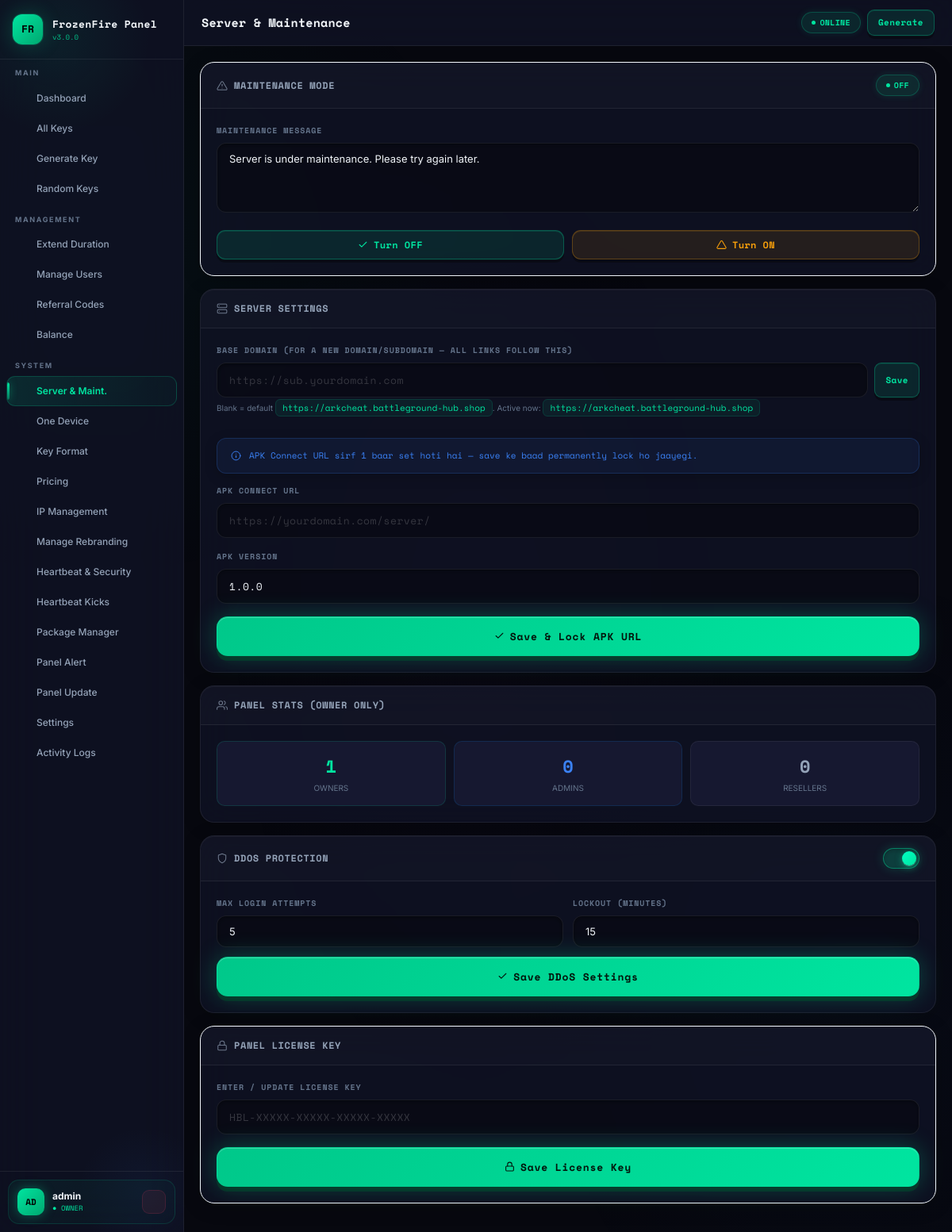
The app's page /panelset.php (signed in) with its own data.
### tables this page shows
CREATE TABLE IF NOT EXISTS `panel_settings` (
  `id`         int(11)      NOT NULL AUTO_INCREMENT,
  `skey`       varchar(100) NOT NULL,
  `svalue`     text         DEFAULT NULL,
  `updated_at` datetime     NOT NULL DEFAULT CURRENT_TIMESTAMP ON UPDATE CURRENT_TIMESTAMP,
  PRIMARY KEY (`id`),
  UNIQUE KEY `skey` (`skey`)
);

### app/Config/db.php (called while the page is built, shortened)
<?php
class DB {
    private static ?DB $inst = null;
    private PDO $pdo;
    private function __construct() {
        $dsn = 'mysql:host='.DB_HOST.';dbname='.DB_NAME.';charset='.DB_CHARSET;
        try {
            $this->pdo = new PDO($dsn, DB_USER, DB_PASS, [
                PDO::ATTR_ERRMODE            => PDO::ERRMODE_EXCEPTION,
                PDO::ATTR_DEFAULT_FETCH_MODE => PDO::FETCH_OBJ,
                PDO::ATTR_EMULATE_PREPARES   => false,
            ]);
        } catch (PDOException $e) {
            http_response_code(500);
            die(json_encode(['ok'=>false,'msg'=>'DB connection failed']));
        }
    }
    public static function i(): self {
        if (!self::$inst) self::$inst = new self();
        return self::$inst;
    }
    public function q(string $sql, array $p = []): PDOStatement {
        $s = $this->pdo->prepare($sql);
        $s->execute($p);
        return $s;
    }
    public function one(string $sql, array $p = []): ?object {
        return $this->q($sql,$p)->fetch() ?: null;
    }
}
function db(): DB { return DB::i(); }

### app/Helpers/security.php (called while the page is built, shortened)
<?php
require_once dirname(__DIR__).'/Config/db.php';
function getSetting(string $key, string $def=''): string {
    $r = db()->one("SELECT svalue FROM panel_settings WHERE skey=?",[$key]);
    return $r ? ($r->svalue ?? $def) : $def;
}
function panelBase(): string {
    $b = trim(getSetting('panel_base_url',''));
    if ($b === '') $b = PANEL_URL;
    return rtrim($b, '/');
}

### panelset.php (the view, shortened to what this page needs)
<?php
require_once __DIR__.'/app/Config/db.php';
require_once __DIR__.'/app/Helpers/security.php';
$pageTitle = 'Server & Maintenance';
$activeNav = 'panelset';
require_once __DIR__.'/app/Views/Layout/header.php';
$maintMode    = getSetting('maintenance_mode','0')==='1';
$maintMsg     = getSetting('maint_message','Server is under maintenance. Please try again later.');
$serverUrl    = getSetting('server_url','');
$panelBaseSet = getSetting('panel_base_url','');
$apkVer       = getSetting('apk_version','1.0.0');
$maxAttempts  = getSetting('max_login_attempts','5');
$lockoutMins  = getSetting('lockout_minutes','15');
$licValid     = null; $licDaysLeft = 0; $licExpiry = '';
$ownerCount    = (int)(db()->one("SELECT COUNT(*) c FROM users WHERE level=1")->c??0);
$adminCount    = (int)(db()->one("SELECT COUNT(*) c FROM users WHERE level=2")->c??0);
$resellerCount = (int)(db()->one("SELECT COUNT(*) c FROM users WHERE level=3")->c??0);
$s = 'fill="none" stroke="currentColor" stroke-width="1.8" stroke-linecap="round" stroke-linejoin="round"';
?>
<div class="card" style="border-color:<?=$maintMode?'rgba(255,184,0,.3)':'var(--border)'?>">
  <div class="card-h">
    <span class="ct">
      <svg viewBox="0 0 24 24" <?=$s?> width="14" height="14"><path d="M10.29 3.86L1.82 18a2 2 0 0 0 1.71 3h16.94a2 2 0 0 0 1.71-3L13.71 3.86a2 2 0 0 0-3.42 0z"/><line x1="12" y1="9" x2="12" y2="13"/><line x1="12" y1="17" x2="12.01" y2="17"/></svg>
      Maintenance Mode
    </span>
    <span id="maintBadge" class="<?=$maintMode?'pill p-warn':'pill p-on'?>">
      <span class="dot"></span><?=$maintMode?'ON':'OFF'?>
    </span>
  </div>
  <div class="card-b">
    <div class="fg">
      <label class="fl">Maintenance Message</label>
      <textarea class="fi" id="maintMsg" rows="2"><?=htmlspecialchars($maintMsg)?></textarea>
    </div>
    <div style="display:flex;gap:10px">
      <button class="btn btn-acc" style="flex:1" onclick="saveMaint(0)">
        <svg viewBox="0 0 24 24" <?=$s?> width="13" height="13"><polyline points="20 6 9 17 4 12"/></svg>
        Turn OFF
      </button>
      <button class="btn btn-warn" style="flex:1" onclick="saveMaint(1)">
        <svg viewBox="0 0 24 24" <?=$s?> width="13" height="13"><path d="M10.29 3.86L1.82 18a2 2 0 0 0 1.71 3h16.94a2 2 0 0 0 1.71-3L13.71 3.86a2 2 0 0 0-3.42 0z"/></svg>
        Turn ON
      </button>
    </div>
  </div>
</div>
<div class="card">
  <div class="card-h">
    <span class="ct">
      <svg viewBox="0 0 24 24" <?=$s?> width="14" height="14"><rect x="2" y="2" width="20" height="8" rx="2"/><rect x="2" y="14" width="20" height="8" rx="2"/><line x1="6" y1="6" x2="6.01" y2="6"/><line x1="6" y1="18" x2="6.01" y2="18"/></svg>
      Server Settings
    </span>
  </div>
  <div class="card-b">
    <div class="fg">
      <label class="fl">Base Domain <span style="color:var(--muted)">(for a new domain/subdomain — all links follow this)</span></label>
      <div style="display:flex;gap:8px;flex-wrap:wrap">
        <input class="fi fi-mono" id="baseUrl" style="flex:1;min-width:200px" value="<?=htmlspecialchars($panelBaseSet)?>" placeholder="https://sub.yourdomain.com">
        <button class="btn btn-acc btn-sm" onclick="saveBase()">Save</button>
      </div>
      <div class="fi-hint">Blank = default <code><?=htmlspecialchars(rtrim(PANEL_URL,'/'))?></code>. Active now: <code><?=htmlspecialchars(panelBase())?></code></div>
    </div>
    <?php if(empty($serverUrl)): ?>
    <div class="alert a-info" style="margin-bottom:14px;font-size:11px">
      <svg viewBox="0 0 24 24" <?=$s?> width="13" height="13"><circle cx="12" cy="12" r="10"/><line x1="12" y1="16" x2="12" y2="12"/><line x1="12" y1="8" x2="12.01" y2="8"/></svg>
      APK Connect URL sirf 1 baar set hoti hai — save ke baad permanently lock ho jaayegi.
    </div>
    <div class="fg">
      <label class="fl">APK Connect URL</label>
      <input class="fi fi-mono" id="serverUrl" placeholder="https://yourdomain.com/server/" oninput="updatePreview(this.value)">
    </div>
    <div class="fg">
      <label class="fl">APK Version</label>
      <input class="fi fi-mono" id="apkVer" value="<?=htmlspecialchars($apkVer)?>" placeholder="1.0.0">
    </div>
    <button class="btn btn-acc btn-full" onclick="saveServer()">
      <svg viewBox="0 0 24 24" <?=$s?> width="13" height="13"><polyline points="20 6 9 17 4 12"/></svg>
      Save & Lock APK URL
    </button>
    <?php endif; ?>
  </div>
</div>
<div class="card">
  <div class="card-h">
    <span class="ct">
      <svg viewBox="0 0 24 24" <?=$s?> width="14" height="14"><path d="M17 21v-2a4 4 0 0 0-4-4H5a4 4 0 0 0-4 4v2"/><circle cx="9" cy="7" r="4"/><path d="M23 21v-2a4 4 0 0 0-3-3.87"/><path d="M16 3.13a4 4 0 0 1 0 7.75"/></svg>
      Panel Stats (Owner Only)
    </span>
  </div>
  <div class="card-b">
    <div style="display:grid;grid-template-columns:1fr 1fr 1fr;gap:10px">
      <div style="background:var(--s3);border:1px solid rgba(0,229,160,.15);border-radius:10px;padding:14px;text-align:center">
        <div style="font-size:22px;font-weight:900;font-family:var(--mono);color:var(--acc)"><?=$ownerCount?></div>
        <div style="font-size:10px;color:var(--muted);text-transform:uppercase;margin-top:4px">Owners</div>
      </div>
      <div style="background:var(--s3);border:1px solid rgba(0,148,255,.15);border-radius:10px;padding:14px;text-align:center">
        <div style="font-size:22px;font-weight:900;font-family:var(--mono);color:var(--acc2)"><?=$adminCount?></div>
        <div style="font-size:10px;color:var(--muted);text-transform:uppercase;margin-top:4px">Admins</div>
      </div>
      <div style="background:var(--s3);border:1px solid rgba(255,255,255,.06);border-radius:10px;padding:14px;text-align:center">
        <div style="font-size:22px;font-weight:900;font-family:var(--mono);color:var(--muted2)"><?=$resellerCount?></div>
        <div style="font-size:10px;color:var(--muted);text-transform:uppercase;margin-top:4px">Resellers</div>
      </div>
    </div>
  </div>
</div>
<div class="card">
  <div class="card-h">
    <span class="ct">
      <svg viewBox="0 0 24 24" <?=$s?> width="14" height="14"><path d="M12 22s8-4 8-10V5l-8-3-8 3v7c0 6 8 10 8 10z"/></svg>
      DDoS Protection
    </span>
    <label class="tog">
      <span class="togsl"></span>
    </label>
  </div>
  <div class="card-b">
    <div class="g2" style="gap:12px">
      <div class="fg" style="margin:0">
        <label class="fl">Max Login Attempts</label>
        <input class="fi" type="number" id="maxAttempts" value="<?=$maxAttempts?>" min="3" max="20">
      </div>
      <div class="fg" style="margin:0">
        <label class="fl">Lockout (Minutes)</label>
        <input class="fi" type="number" id="lockoutMins" value="<?=$lockoutMins?>" min="1" max="60">
      </div>
    </div>
    <button class="btn btn-acc btn-full" style="margin-top:12px" onclick="saveDdos()">
      <svg viewBox="0 0 24 24" <?=$s?> width="13" height="13"><polyline points="20 6 9 17 4 12"/></svg>
      Save DDoS Settings
    </button>
  </div>
</div>
<div class="card" style="border-color:<?=$licValid===false?'rgba(255,77,109,.3)':($licValid===true?'rgba(0,229,160,.2)':'var(--border)')?>">
  <div class="card-h">
    <span class="ct">
      <svg viewBox="0 0 24 24" <?=$s?> width="14" height="14"><rect x="3" y="11" width="18" height="11" rx="2"/><path d="M7 11V7a5 5 0 0 1 10 0v4"/></svg>
      Panel License Key
    </span>
  </div>
  <div class="card-b">
    <div class="fg">
      <label class="fl">Enter / Update License Key</label>
      <input class="fi fi-mono" type="text" id="newLicKey" placeholder="HBL-XXXXX-XXXXX-XXXXX-XXXXX" oninput="this.value=this.value.toUpperCase()">
    </div>
    <button onclick="saveLicense()" class="btn btn-acc btn-full">
      <svg viewBox="0 0 24 24" <?=$s?> width="13" height="13"><rect x="3" y="11" width="18" height="11" rx="2"/><path d="M7 11V7a5 5 0 0 1 10 0v4"/></svg>
      Save License Key
    </button>
  </div>
</div>
<?php require_once __DIR__.'/app/Views/Layout/footer.php'; ?>

### app/Views/Layout/header.php (shortened to what this page needs)
<?php
require_once dirname(dirname(__DIR__)).'/Config/db.php';
require_once dirname(dirname(__DIR__)).'/Helpers/security.php';
$panelName  = getSetting('panel_name','HB Panel');
$panelLogo  = getSetting('panel_logo','');
$maintMode  = getSetting('maintenance_mode','0') === '1';
$pageTitle  = $pageTitle ?? 'Dashboard';
$activeNav  = $activeNav ?? '';
$ulevel     = (int)($_SESSION['ulevel'] ?? 3);
$uname      = $_SESSION['uname'] ?? 'User';
$levelNames = [1=>'Owner',2=>'Admin',3=>'Reseller'];
$levelLabel = $levelNames[$ulevel] ?? 'User';
function ico($name) {
    return $icons[$name] ?? '';
}
$navItems = [
  'dashboard' => ['ico'=>ico('dashboard'),'label'=>'Dashboard',       'href'=>'/dashboard.php', 'min'=>3],
  'allkeys'   => ['ico'=>ico('keys'),     'label'=>'All Keys',         'href'=>'/keys.php',      'min'=>3],
  'generate'  => ['ico'=>ico('generate'), 'label'=>'Generate Key',     'href'=>'/generate.php',  'min'=>3],
  'genrandom' => ['ico'=>ico('random'),   'label'=>'Random Keys',      'href'=>'/genrandom.php', 'min'=>3],
  'extend'    => ['ico'=>ico('extend'),   'label'=>'Extend Duration',  'href'=>'/extend.php',    'min'=>2],
  'users'     => ['ico'=>ico('users'),    'label'=>'Manage Users',     'href'=>'/users.php',     'min'=>2],
  'referral'  => ['ico'=>ico('referral'), 'label'=>'Referral Codes',   'href'=>'/referral.php',  'min'=>2],
  'balance'   => ['ico'=>ico('balance'),  'label'=>'Balance',          'href'=>'/balance.php',   'min'=>2],
  'panelset'  => ['ico'=>ico('server'),   'label'=>'Server & Maint.',  'href'=>'/panelset.php',  'min'=>1],
  'onedevice' => ['ico'=>ico('onedevice'),'label'=>'One Device',       'href'=>'/onedevice.php', 'min'=>1],
  'keyformat' => ['ico'=>ico('keyformat'),'label'=>'Key Format',       'href'=>'/keyformat.php', 'min'=>1],
  'pricing'   => ['ico'=>ico('pricing'),  'label'=>'Pricing',          'href'=>'/pricing.php',   'min'=>1],
  'iplimit'   => ['ico'=>ico('iplimit'),  'label'=>'IP Management',    'href'=>'/iplimit.php',   'min'=>1],
  'rebranding' => ['ico'=>ico('lib'),      'label'=>'Manage Rebranding','href'=>'/manage_rebranding.php', 'min'=>1],
  'heartbeat'  => ['ico'=>ico('heartbeat'),'label'=>'Heartbeat & Security','href'=>'/heartbeat.php', 'min'=>1],
  'kicks'      => ['ico'=>ico('zap'),      'label'=>'Heartbeat Kicks',      'href'=>'/heartbeatkicks.php','min'=>1],
  'pkg_manager'=> ['ico'=>ico('keys'),      'label'=>'Package Manager',      'href'=>'/pkg_manager.php','min'=>1],
  'panelalert'  => ['ico'=>ico('telegram'), 'label'=>'Panel Alert',      'href'=>'/panelalert.php', 'min'=>1],
  'panelupdate' => ['ico'=>ico('update'),   'label'=>'Panel Update',     'href'=>'/panelupdate.php','min'=>1],
  'settings'  => ['ico'=>ico('settings'), 'label'=>'Settings',         'href'=>'/settings.php',  'min'=>1],
  'logs'      => ['ico'=>ico('logs'),     'label'=>'Activity Logs',    'href'=>'/logs.php',      'min'=>1],
];
?>
<!DOCTYPE html>
<html lang="en">
<head>
<link rel="stylesheet" href="/assets/css/panel.css?v=10">
</head>
<body>
<div class="app">
<nav class="sidebar" id="sidebar">
  <div class="sb-logo">
    <div class="logo-box <?= $panelLogo?'':'logo-box-default' ?>">
      <?php if($panelLogo): ?>
        <img src="<?= htmlspecialchars($panelLogo) ?>" alt="Logo" style="width:100%;height:100%;object-fit:cover;border-radius:10px">
      <?php else: ?>
        <?= strtoupper(substr($panelName,0,2)) ?>
      <?php endif; ?>
    </div>
    <div>
      <div class="logo-name"><?= htmlspecialchars($panelName) ?></div>
      <div class="logo-ver">v<?= getSetting('panel_version','3.0.0') ?></div>
    </div>
  </div>
  <div class="sb-nav">
    <div class="sb-sec">
      <span class="sb-lbl">Main</span>
      <?php foreach(['dashboard','allkeys','generate','genrandom'] as $k):
        $item=$navItems[$k]; if($ulevel>$item['min']) continue; ?>
      <a href="<?=$item['href']?>" class="ni <?=$activeNav===$k?'on':''?>">
        <span class="ni-ico"><?=$item['ico']?></span><?=$item['label']?>
      </a>
      <?php endforeach; ?>
    </div>
    <?php if($ulevel<=2): ?>
    <div class="sb-sec">
      <span class="sb-lbl">Management</span>
      <?php foreach(['extend','users','referral','balance'] as $k):
        $item=$navItems[$k]; if($ulevel>$item['min']) continue; ?>
      <a href="<?=$item['href']?>" class="ni <?=$activeNav===$k?'on':''?>">
        <span class="ni-ico"><?=$item['ico']?></span><?=$item['label']?>
      </a>
      <?php endforeach; ?>
    </div>
    <?php endif; ?>
    <?php if($ulevel===1): ?>
    <div class="sb-sec">
      <span class="sb-lbl">System</span>
      <?php foreach(['panelset','onedevice','keyformat','pricing','iplimit','rebranding','heartbeat','kicks','pkg_manager','panelalert','panelupdate','settings','logs'] as $k):
        $item=$navItems[$k]; ?>
      <a href="<?=$item['href']?>" class="ni <?=$activeNav===$k?'on':''?>">
        <span class="ni-ico"><?=$item['ico']?></span><?=$item['label']?>
      </a>
      <?php endforeach; ?>
    </div>
    <?php endif; ?>
  </div>
  <div class="sb-foot">
    <div class="uc">
      <div class="ua ua-<?=strtolower($levelLabel)?>"><?=strtoupper(substr($uname,0,2))?></div>
      <div style="flex:1;min-width:0">
        <div class="un"><?=htmlspecialchars($uname)?></div>
        <div class="ur ur-<?=strtolower($levelLabel)?>">● <?=strtoupper($levelLabel)?></div>
      </div>
      <a href="/logout.php" class="lout" title="Logout"><?=ico('logout')?></a>
    </div>
  </div>
</nav>
<div class="main">
  <div class="topbar">
    <div style="display:flex;align-items:center;gap:12px">
      <a href="/dashboard.php" style="text-decoration:none"><div class="pg-title" style="color:var(--text)"><?=htmlspecialchars($pageTitle)?></div></a>
    </div>
    <div class="topbar-r">
      <?php if($maintMode): ?>
        <span class="pill p-warn"><span class="dot"></span>MAINTENANCE</span>
      <?php else: ?>
        <span class="pill p-on"><span class="dot"></span>ONLINE</span>
      <?php endif; ?>
      <a href="/generate.php" class="btn btn-acc btn-sm"><?=ico('generate')?> Generate</a>
    </div>
  </div>
  <div class="content">

### records on screen
panel_settings: svalue "FR", svalue "FrozenFire Panel"
panel_settings: svalue "3.0.0"
panel_settings: svalue "Server is under maintenance. Please try again later."
panel_settings: svalue "https://arkcheat.battleground-hub.shop"
panel_settings: svalue "1.0.0"
panel_settings: svalue "5"
panel_settings: svalue "15"

### other values on screen
$item['label'] "Dashboard"
$item['label'] "All Keys"
$item['label'] "Generate Key"
$item['label'] "Random Keys"
$item['label'] "Extend Duration"
$item['label'] "Manage Users"
$item['label'] "Referral Codes"
$item['label'] "Balance"
$item['label'] "Server & Maint."
$item['label'] "One Device"
$item['label'] "Key Format"
$item['label'] "Pricing"
$item['label'] "IP Management"
$item['label'] "Manage Rebranding"
$item['label'] "Heartbeat & Security"
